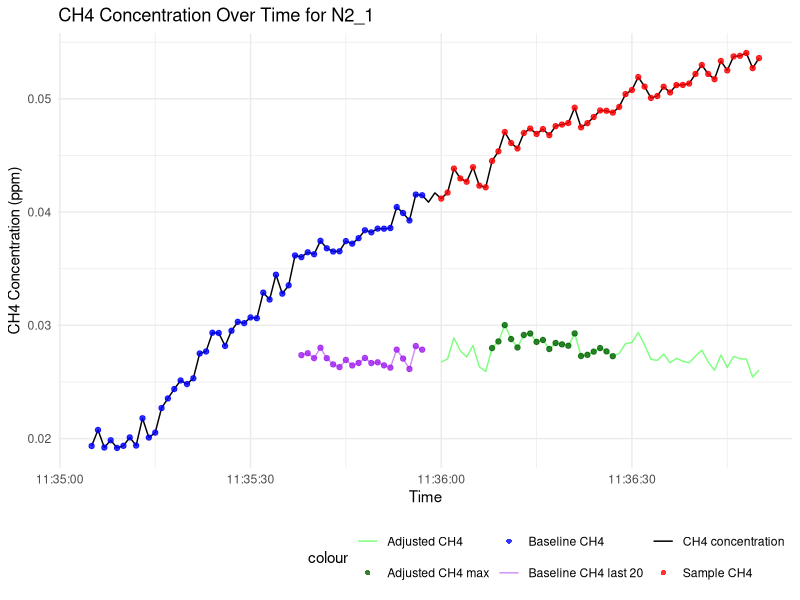
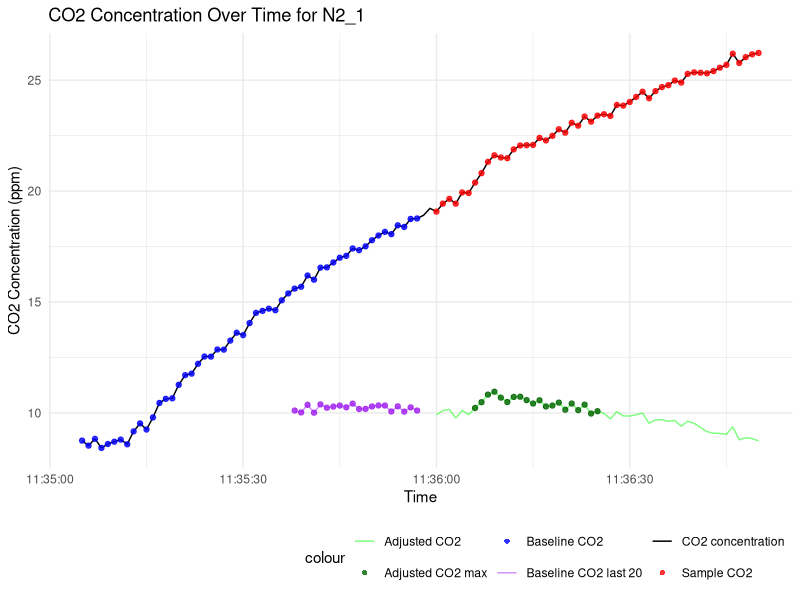
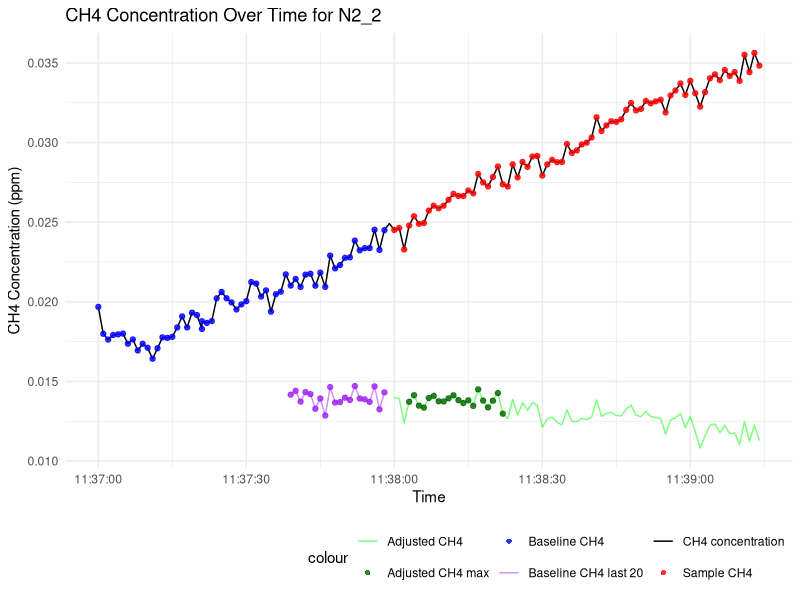
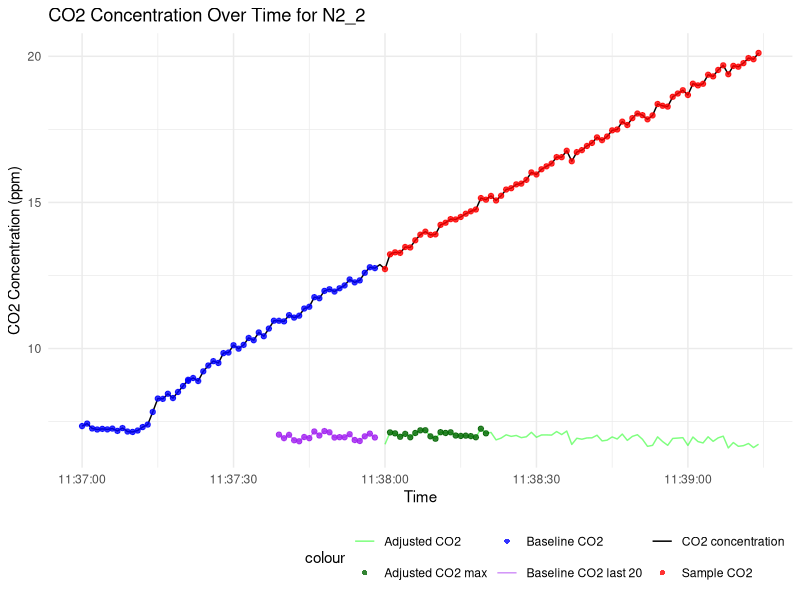
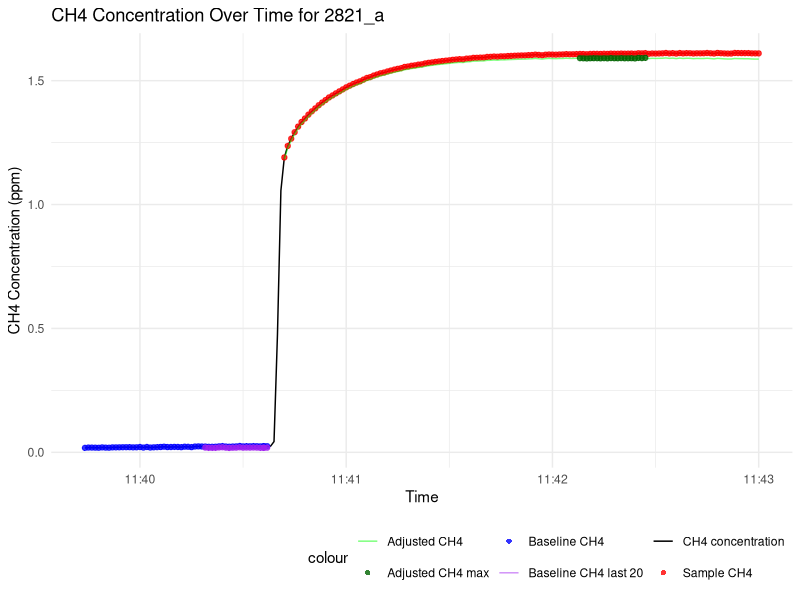
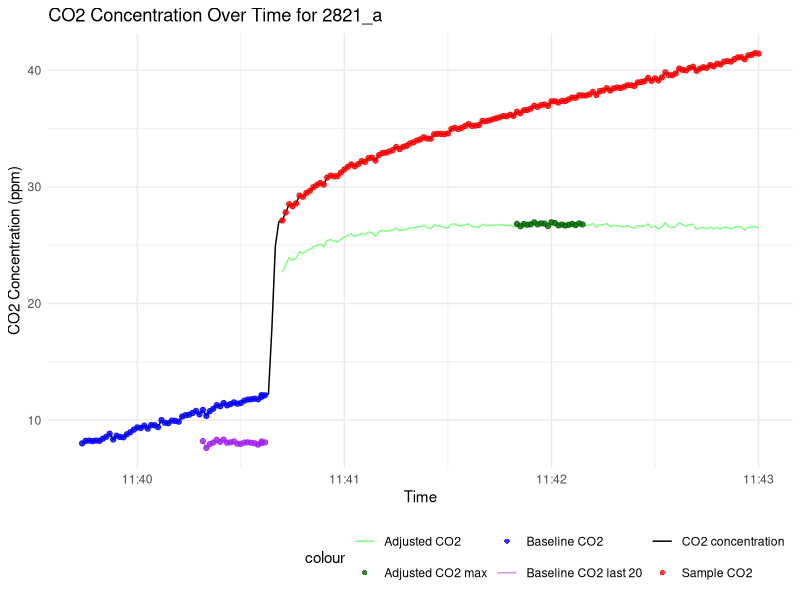
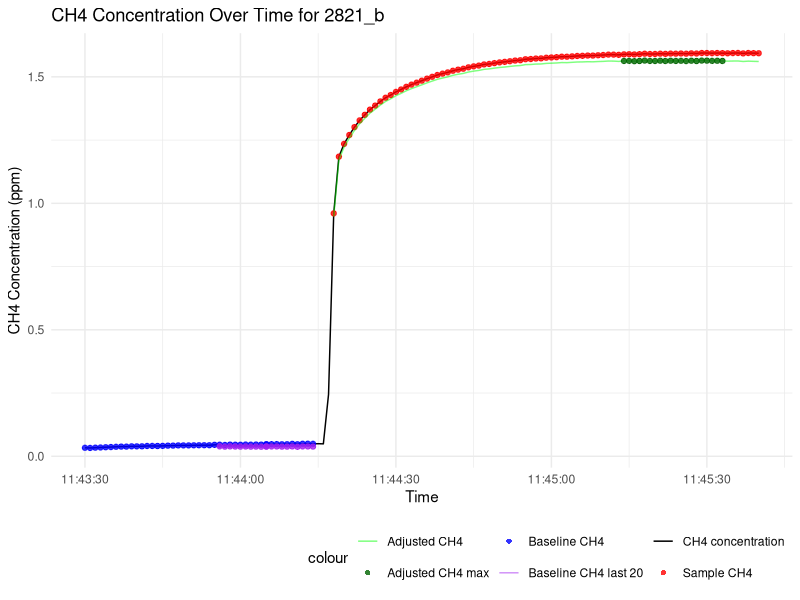
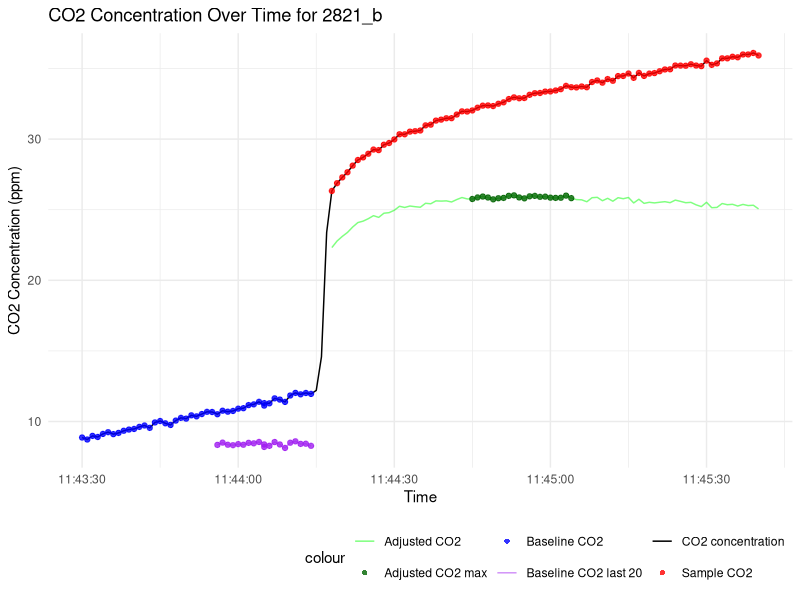

These figures' R source, in order:
#### mgga-postanalysis
# Petra Klimova, 03-06-2024, ptklimova@gmail.com
# designed with: R version 4.1.1 (2021-08-10) Kick Things, ggplot2 (v. 3.4.0), data.table (v. 1.14.2)

### Script for R to slope-correct values of CH4 and CO2 measured via MGGA. The gas concentration is 
# measured via an injection loop attached to MGGA; either low change from baseline (~15ppb) or too 
# low in general (< atmospheric levels, equal to < 1.9ppm) need to be slope-corrected. Samples are 
# processed in parallel.

### The last 20 points of baseline data are used for a linear model -> data points are adjusted 
# accordingly. *crucial part: identifying the 'baseline_end' point (BEFORE sample injection but 
# as-close-as possible). All sample data [period: 'sample_start' - 'sample_end'] are slope-adjusted 
# (green line); the highest 20-point window is averaged (both adjusted and unadjusted). 
# *crucial part: the 'sample_end' time, only if data points AFTER the sample period are HIGHER than 
# sample points. --> Check crucial parts using graphic output for each sample and gas; make adjustments 
# in csv sample periods time when necessary.

### Input files (available as example): "sample-period-times.csv", "mgga-time-ch4-co2.csv" 
# ..note that some CH4 concentration are above atmospheric ;-)


# Set working directory
setwd("C:/Users/.../")

# Load necessary libraries
library(ggplot2)
library(data.table)

# Read data from file
data <- read.csv("mgga-time-ch4-co2.csv")
colnames(data) <- c('time', 'CH4', 'CO2')
head(data)

# Read the CSV file with sample periods
times_data <- fread("sample-period-times.csv")
head(times_data)
times_data

# Convert times to POSIXct format
times_data[, baseline_start := as.POSIXct(baseline_start, format = "%H:%M:%S")]
times_data[, baseline_end := as.POSIXct(baseline_end, format = "%H:%M:%S")]
times_data[, sample_start := as.POSIXct(sample_start, format = "%H:%M:%S")]
times_data[, sample_end := as.POSIXct(sample_end, format = "%H:%M:%S")]

# Create the list of periods
periods <- lapply(1:nrow(times_data), function(i) {
  list(
    baseline_start = times_data$baseline_start[i],
    baseline_end = times_data$baseline_end[i],
    sample_start = times_data$sample_start[i],
    sample_end = times_data$sample_end[i]
  )
})

# Assign names to the list elements
names(periods) <- times_data$sample_name
names(periods)

# Convert data formats
data$CH4 <- as.numeric(data$CH4)
data$CO2 <- as.numeric(data$CO2)
data$Time <- as.POSIXct(data$time, format = "%H:%M:%S")

# Initialize results lists for CH4 and CO2
results_CH4 <- list()
results_CO2 <- list()

# Process each period
for (sample_name in names(periods)) {
  period <- periods[[sample_name]]
  
  # Extract baseline and sample data
  baseline_data <- data[data$Time >= period$baseline_start & data$Time <= period$baseline_end, ]
  sample_data <- data[data$Time >= period$sample_start & data$Time <= period$sample_end, ]
  
  # Filter data to include only the relevant time period
  plot_data <- data[data$Time >= period$baseline_start & data$Time <= period$sample_end, ]
  
  # Check if baseline_data and sample_data are not empty
  if (nrow(baseline_data) > 1 && nrow(sample_data) > 1) {
    # Convert Time to numeric (seconds since start of baseline period)
    baseline_data$Elapsed_Time <- as.numeric(difftime(baseline_data$Time, period$baseline_start, units = "secs"))
    sample_data$Elapsed_Time <- as.numeric(difftime(sample_data$Time, period$baseline_start, units = "secs"))
    plot_data$Elapsed_Time <- as.numeric(difftime(plot_data$Time, period$baseline_start, units = "secs"))
    
    # Function to process each gas (CH4 and CO2)
    process_gas <- function(gas) {
      # Use only the last 20 points of baseline_data
      if (nrow(baseline_data) > 20) {
        baseline_window <- tail(baseline_data, 20)
      } else {
        baseline_window <- baseline_data
      }
      
      # Fit linear model to the last 20 points of baseline data
      baseline_model <- lm(as.formula(paste(gas, "~ Elapsed_Time")), data = baseline_window)
      baseline_slope <- coef(baseline_model)[2]
      
      # Adjust baseline and sample data using the slope
      baseline_window[[paste("Adjusted", gas, sep = "_")]] <- baseline_window[[gas]] - baseline_slope * baseline_window$Elapsed_Time
      sample_data[[paste("Adjusted", gas, sep = "_")]] <- sample_data[[gas]] - baseline_slope * sample_data$Elapsed_Time
      plot_data[[paste("Adjusted", gas, sep = "_")]] <- plot_data[[gas]] - baseline_slope * plot_data$Elapsed_Time
      
      # Calculate the average concentration in the baseline period (last 20 points, unadjusted and adjusted)
      baseline_average_unadjusted <- mean(baseline_window[[gas]])
      baseline_average_adjusted <- mean(baseline_window[[paste("Adjusted", gas, sep = "_")]])
      
      # Create a data frame to store all windows of adjusted gas
      all_windows <- data.frame()
      
      # Find 20-point window with the highest average values in sample data (adjusted)
      max_avg_window_adjusted <- NULL
      max_avg_value_adjusted <- -Inf
      
      for (i in 1:(nrow(sample_data) - 20 + 1)) {
        window_data <- sample_data[i:(i + 20 - 1), ]
        window_avg_value_adjusted <- mean(window_data[[paste("Adjusted", gas, sep = "_")]])
        
        if (window_avg_value_adjusted > max_avg_value_adjusted) {
          max_avg_value_adjusted <- window_avg_value_adjusted
          max_avg_window_adjusted <- window_data
        }
        
        # Append the current window to all_windows
        all_windows <- rbind(all_windows, window_data)
      }
      
      # Calculate the average concentration in the max average window (adjusted)
      max_window_average_adjusted <- if (!is.null(max_avg_window_adjusted)) mean(max_avg_window_adjusted[[paste("Adjusted", gas, sep = "_")]]) else NA
      
      # Find 20-point window with the highest average values in sample data (unadjusted)
      max_avg_window_unadjusted <- NULL
      max_avg_value_unadjusted <- -Inf
      
      for (i in 1:(nrow(sample_data) - 20 + 1)) {
        window_data <- sample_data[i:(i + 20 - 1), ]
        window_avg_value_unadjusted <- mean(window_data[[gas]])
        
        if (window_avg_value_unadjusted > max_avg_value_unadjusted) {
          max_avg_value_unadjusted <- window_avg_value_unadjusted
          max_avg_window_unadjusted <- window_data
        }
      }
      
      # Calculate the average concentration in the max average window (unadjusted)
      max_window_avg_unadjusted <- if (!is.null(max_avg_window_unadjusted)) mean(max_avg_window_unadjusted[[gas]]) else NA
      
      # Calculate differences
      diff_unadj <- max_window_avg_unadjusted - baseline_average_unadjusted
      diff_adj <- max_window_average_adjusted - baseline_average_adjusted
      
      # Return results
      list(
        baseline_slope = baseline_slope,
        baseline_average_unadjusted = baseline_average_unadjusted,
        baseline_average_adjusted = baseline_average_adjusted,
        max_window_average_adjusted = max_window_average_adjusted,
        max_window_avg_unadjusted = max_window_avg_unadjusted,
        diff_unadj = diff_unadj,
        diff_adj = diff_adj,
        all_windows = all_windows,
        baseline_window = baseline_window,  # Include this
        max_avg_window_adjusted = max_avg_window_adjusted,  # Include this
        max_avg_window_unadjusted = max_avg_window_unadjusted  # Include this
      )
    }
    
    # Process CH4
    result_CH4 <- process_gas("CH4")
    results_CH4[[sample_name]] <- result_CH4
    
    # Process CO2
    result_CO2 <- process_gas("CO2")
    results_CO2[[sample_name]] <- result_CO2
    
    # Create plot for current sample for CH4
    p_CH4 <- ggplot(plot_data, aes(x = Time, y = CH4)) +
      geom_line(data = plot_data, aes(color = "CH4 concentration")) +
      geom_point(data = baseline_data, aes(x = Time, y = CH4, color = "Baseline CH4"), alpha=0.8) +
      geom_point(data = sample_data, aes(x = Time, y = CH4, color = "Sample CH4"), alpha=0.8) +
      geom_line(data = result_CH4$all_windows, aes(x = Time, y = Adjusted_CH4, color = "Adjusted CH4"), alpha = 0.5) +
      geom_point(data = result_CH4$max_avg_window_adjusted, aes(x = Time, y = Adjusted_CH4, color = "Adjusted CH4 max"), alpha = 0.8) + 
      geom_line(data = result_CH4$baseline_window, aes(x = Time, y = Adjusted_CH4, color = "Baseline CH4 last 20"), alpha = 0.5) +  # Add this line
      geom_point(data = result_CH4$baseline_window, aes(x = Time, y = Adjusted_CH4, color = "Baseline CH4 last 20"), alpha = 0.8) +  # Add this line
      scale_color_manual(values = c("CH4 concentration" = "black", 
                                    "Baseline CH4" = "blue",                                    
                                    "Sample CH4" = "red", 
                                    "Adjusted CH4" = "green",
                                    "Adjusted CH4 max" = "darkgreen",
                                    "Baseline CH4 last 20" = "purple")) +  # Add this line
      labs(title = paste("CH4 Concentration Over Time for", sample_name),
           x = "Time",
           y = "CH4 Concentration (ppm)") +
      theme_minimal() +
      theme(legend.position = "bottom", legend.justification = "right") +
      guides(color = guide_legend(order = 1, 
                                  override.aes = list(linetype = c(1, 0, 0, 1, 1, 0), 
                                                      shape = c(NA, 16, 16, NA, NA, 16))))  # Add this line
    print(p_CH4)
    
    # Save plot to a file for CH4
    ggsave(paste0(sample_name, "_CH4_Concentration.png"), plot = p_CH4, width = 10, height = 6)
    
    # Create plot for current sample for CO2
    p_CO2 <- ggplot(plot_data, aes(x = Time, y = CO2)) +
      geom_line(data = plot_data, aes(color = "CO2 concentration")) +
      geom_point(data = baseline_data, aes(x = Time, y = CO2, color = "Baseline CO2"), alpha=0.8) +
      geom_point(data = sample_data, aes(x = Time, y = CO2, color = "Sample CO2"), alpha=0.8) +
      geom_line(data = result_CO2$all_windows, aes(x = Time, y = Adjusted_CO2, color = "Adjusted CO2"), alpha = 0.5) +
      geom_point(data = result_CO2$max_avg_window_adjusted, aes(x = Time, y = Adjusted_CO2, color = "Adjusted CO2 max"), alpha = 0.8) +
      geom_line(data = result_CO2$baseline_window, aes(x = Time, y = Adjusted_CO2, color = "Baseline CO2 last 20"), alpha = 0.5) +  # Add this line
      geom_point(data = result_CO2$baseline_window, aes(x = Time, y = Adjusted_CO2, color = "Baseline CO2 last 20"), alpha = 0.8) +  # Add this line
      scale_color_manual(values = c("CO2 concentration" = "black", 
                                    "Baseline CO2" = "blue", 
                                    "Sample CO2" = "red", 
                                    "Adjusted CO2" = "green",
                                    "Adjusted CO2 max" = "darkgreen",
                                    "Baseline CO2 last 20" = "purple")) +  # Add this line
      labs(title = paste("CO2 Concentration Over Time for", sample_name),
           x = "Time",
           y = "CO2 Concentration (ppm)") +
      theme_minimal() +
      theme(legend.position = "bottom", legend.justification = "right") +
      guides(color = guide_legend(order = 1, 
                                  override.aes = list(linetype = c(1, 0, 0, 1, 1, 0), 
                                                      shape = c(NA, 16, 16, NA, NA, 16))))  # Add this line
    print(p_CO2)
    
    # Save plot to a file for CO2
    ggsave(paste0(sample_name, "_CO2_Concentration.png"), plot = p_CO2, width = 10, height = 6)
  } else {
    results_CH4[[sample_name]] <- list(
      baseline_slope = NA,
      baseline_average_unadjusted = NA,
      baseline_average_adjusted = NA,
      max_window_average_adjusted = NA,
      max_window_avg_unadjusted = NA,
      diff_unadj = NA,
      diff_adj = NA
    )
    results_CO2[[sample_name]] <- list(
      baseline_slope = NA,
      baseline_average_unadjusted = NA,
      baseline_average_adjusted = NA,
      max_window_average_adjusted = NA,
      max_window_avg_unadjusted = NA,
      diff_unadj = NA,
      diff_adj = NA
    )
  }
}


# CH4 results
# Convert results to a data frame for printing
results_df_CH4 <- do.call(rbind, lapply(names(results_CH4), function(name) {
  res <- results_CH4[[name]]
  res$sample_name <- name
  res
}))
# Reorder columns for CH4
results_df_CH4 <- results_df_CH4[, c("sample_name",  "baseline_average_unadjusted", "baseline_slope","baseline_average_adjusted", 
                                     "max_window_avg_unadjusted", "max_window_average_adjusted", "diff_adj","diff_unadj")]
# Print results for CH4
print(results_df_CH4)
write.csv(results_df_CH4, "results_df_CH4.csv", row.names=FALSE)

# CO2 results
# Convert results to a data frame for printing
results_df_CO2 <- do.call(rbind, lapply(names(results_CO2), function(name) {
  res <- results_CO2[[name]]
  res$sample_name <- name
  res
}))
# Reorder columns for CO2
results_df_CO2 <- results_df_CO2[, c("sample_name",  "baseline_average_unadjusted", "baseline_slope","baseline_average_adjusted", 
                                     "max_window_avg_unadjusted", "max_window_average_adjusted", "diff_adj","diff_unadj")]
# Print results for CO2
print(results_df_CO2)
write.csv(results_df_CO2, "results_df_CO2.csv", row.names=FALSE)
